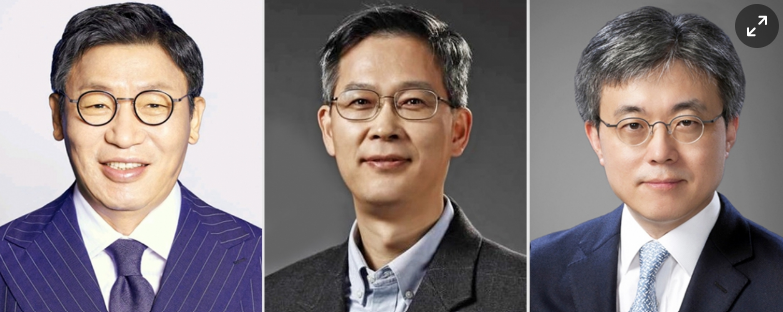
#> input picture 47DAY_데이터 처리/face_picture.png, 783 x 312 px
$ jupyter execute ex_02.ipynb
#> lines starting #> are read from the running program, lines starting #| are printed output that depends on the picture; after the words box and inside, x2 and y2 are one past the last pixel; in counts of white or black regions, pixels touching at a corner belong together
[cell 1]
import cv2
import numpy as np

[cell 2]
# ex)1
image_rectangle = np.ones((400,400), dtype = 'uint8')
cv2.rectangle(image_rectangle, (50,50), (300,300), (255,255,255), -1)
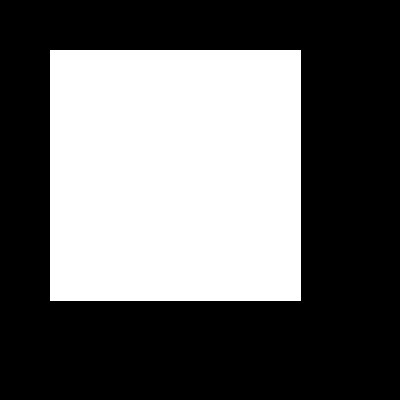
#> image_rectangle: shape (400, 400); values 1 (black) and 255 (white), 39.4% white; 1 white region, box (x1, y1, x2, y2) and area: (50, 50, 301, 301) 63001
cv2.imshow("image show", image_rectangle)
cv2.waitKey(0)

[cell 3]
# ex)2
image_circle = np.ones((400,400), dtype = 'uint8')
cv2.circle(image_circle, (300,300), 70, (255,255,255), -1)
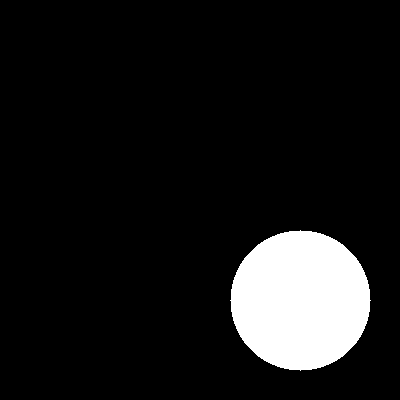
#> image_circle: shape (400, 400); values 1 (black) and 255 (white), 9.6% white; 1 white region, box (x1, y1, x2, y2) and area: (230, 230, 371, 371) 15373
cv2.imshow("image show", image_circle)
cv2.waitKey(0)

[cell 4]
# ex)3
import matplotlib.pyplot as plt

bitwiseAnd = cv2.bitwise_and(image_rectangle, image_circle)
# cv2.imshow("image bitwiseAnd", bitwiseAnd)
cv2.waitKey(0)

bitwiseOr = cv2.bitwise_or(image_rectangle, image_circle)
# cv2.imshow("image bitwiseOr", bitwiseOr)
cv2.waitKey(0)

bitwiseXor = cv2.bitwise_xor(image_rectangle, image_circle)
# cv2.imshow("Xor", bitwiseXor)
cv2.waitKey(0)

rec_not = cv2.bitwise_not(image_rectangle)
# cv2.imshow("rectangle not ", rec_not)
cv2.waitKey(0)


circle_not = cv2.bitwise_not(image_circle)
# cv2.imshow("circle not ", circle_not)
cv2.waitKey(0)

titles = ['bitwiseAnd', 'bitwiseOr', 'bitwiseXor','rec_not', 'circle_not']
images = [bitwiseAnd, bitwiseOr, bitwiseXor, rec_not, circle_not]

for i in range(5):
    plt.subplot(1, 5, i+1)
    plt.imshow(images[i], 'gray')
    plt.title(titles[i])
    plt.xticks([])
    plt.yticks([])
plt.show()
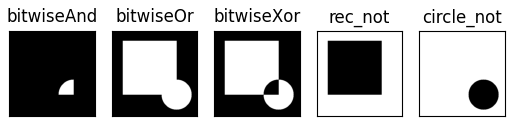
#> figure drawn by matplotlib, 5 panels

[cell 5]
# ex)4 마스킹 과제는 흰색대신 이미지를 넣어주시면 됩니다. (원하는 이미지 혹은 얼굴이미지)
face_cascade = cv2.CascadeClassifier("haarcascade_frontalface_default.xml")

img = cv2.imread('face_picture.png') # 이미지 불러오기
#> img is the input picture: shape (312, 783, 3); mean B, G, R 123.8, 123.2, 133.6

gray = cv2.cvtColor(img, cv2.COLOR_BGR2GRAY) # gray scale로 변환
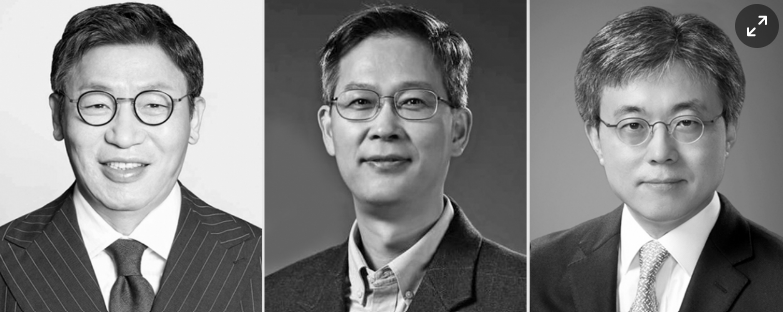
#> gray: shape (312, 783); min 0, max 255, mean 126.4

faces = face_cascade.detectMultiScale(gray, 1.1, 4) # 좌표탐지
#> faces = [[580, 62, 160, 160], [304, 39, 159, 159], [46, 42, 159, 159]]

img_faces = []
for (x, y, w, h) in faces:
    img_faces.append(img[y:(y+h), x:(x+w)]) # 리스트에 각 얼굴 이미지 넣기
    cv2.rectangle(img, (x,y), (x+w, y+h), (0,255,0), 3)
#> this loop made 3 passes
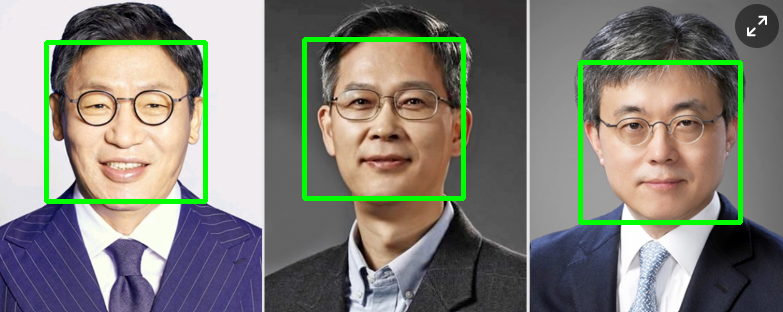
#> img: shape (312, 783, 3); 3.9% of pixels changed, all inside (x1, y1, x2, y2) = (44, 37, 743, 225)
#> after the loop, img_faces = 3 items
# cv2.imshow('show', img)
# cv2.waitKey(0)

mask = np.zeros((683, 1024, 3), dtype='uint8')
cv2.rectangle(mask, (60, 50), (280, 280), (255, 255, 255), -1)
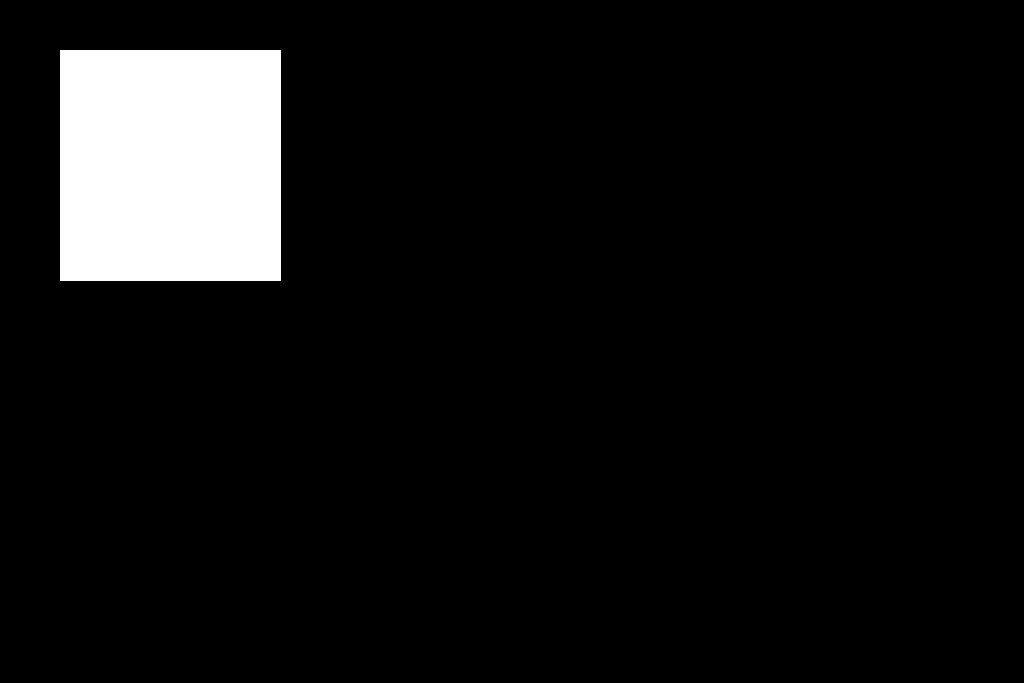
#> mask: shape (683, 1024, 3); 7.3% white; 1 white region, box (x1, y1, x2, y2) and area: (60, 50, 281, 281) 51051
cv2.rectangle(mask, (420, 50), (550, 230), (255, 255, 255), -1)
cv2.rectangle(mask, (750, 50), (920, 280), (255, 255, 255), -1)
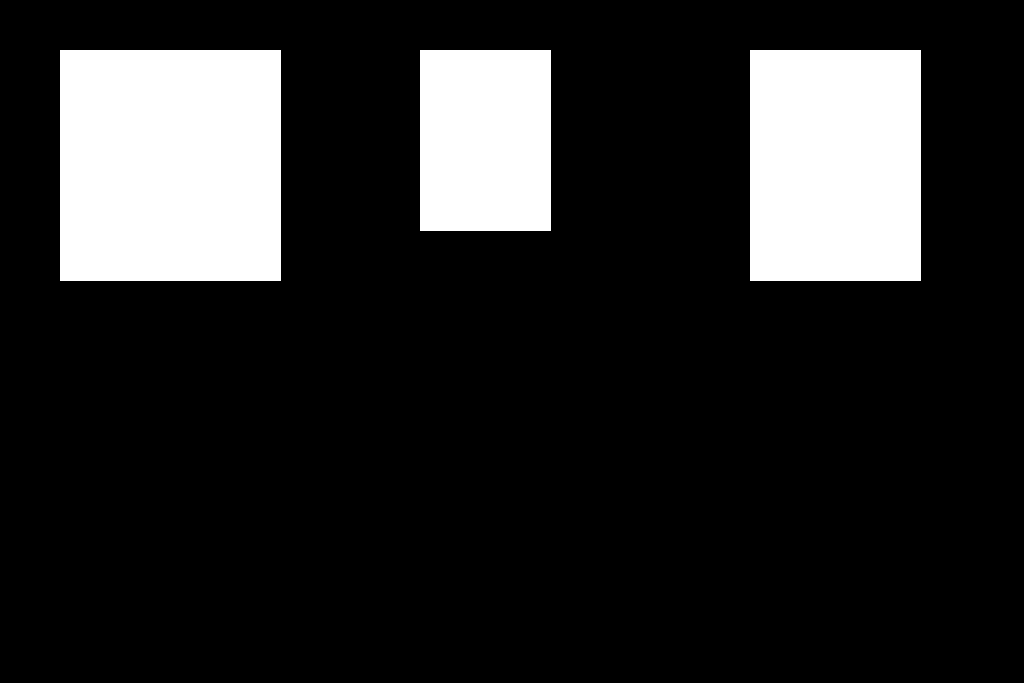
#> mask: shape (683, 1024, 3); 16.3% white; 3 white regions, box (x1, y1, x2, y2) and area: (60, 50, 281, 281) 51051, (750, 50, 921, 281) 39501, (420, 50, 551, 231) 23711
# cv2.imshow("...", mask)
# cv2.waitKey(0)

x_offset = [60, 420, 750] # mask 내 상자 위치 = mask 내 얼굴 이미지의 위치
y_offset = [50, 50, 50] # resize 하기 전이라서 사진과 mask 내 상자 크기와 일치하지 않는다.

x_end = [280, 550, 920]
y_end = [280, 230, 280]

resize_img_faces = []
for i in range(len(img_faces)):
    resize_img_faces.append(cv2.resize(img_faces[i], (x_end[i]-x_offset[i], y_end[i] - y_offset[i]))) # 얼굴 이미지 mask 내 상자 크기에 맞게 resize
    mask[y_offset[i]:y_end[i], x_offset[i]:x_end[i]] = resize_img_faces[i]
#> this loop made 3 passes
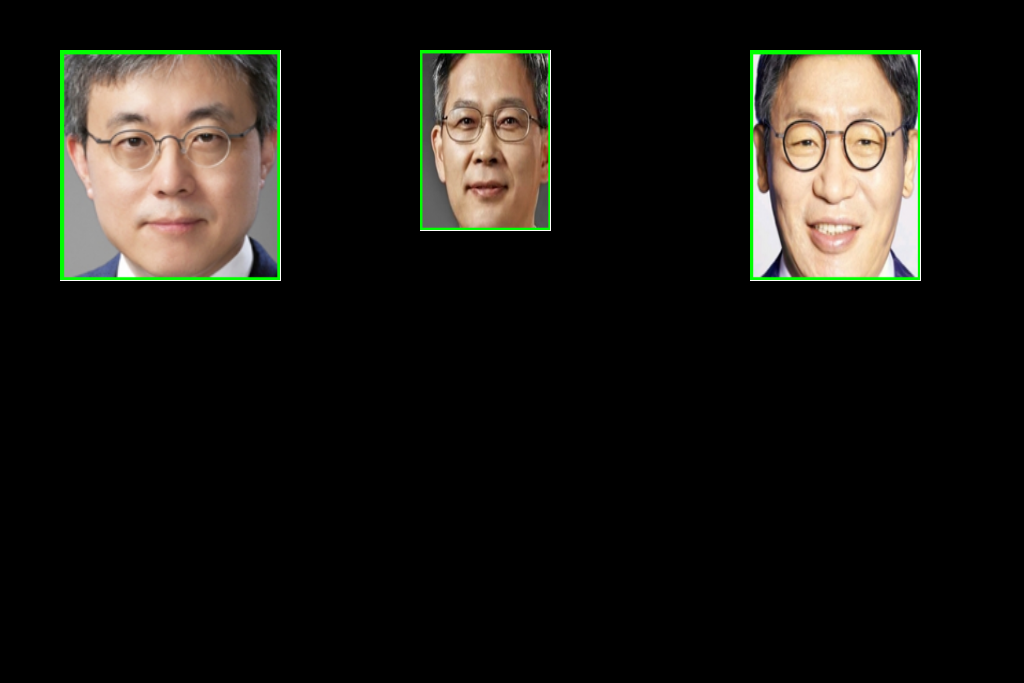
#> mask: shape (683, 1024, 3); 16.17% of pixels changed, all inside (x1, y1, x2, y2) = (60, 50, 920, 280); drawn as B, G, R
#> after the loop, resize_img_faces = 3 items
cv2.imshow("final", mask)
cv2.waitKey(0)
#> Out = 27

$ run again, with 47DAY_데이터 처리/ex_image.png copied over 47DAY_데이터 처리/face_picture.png
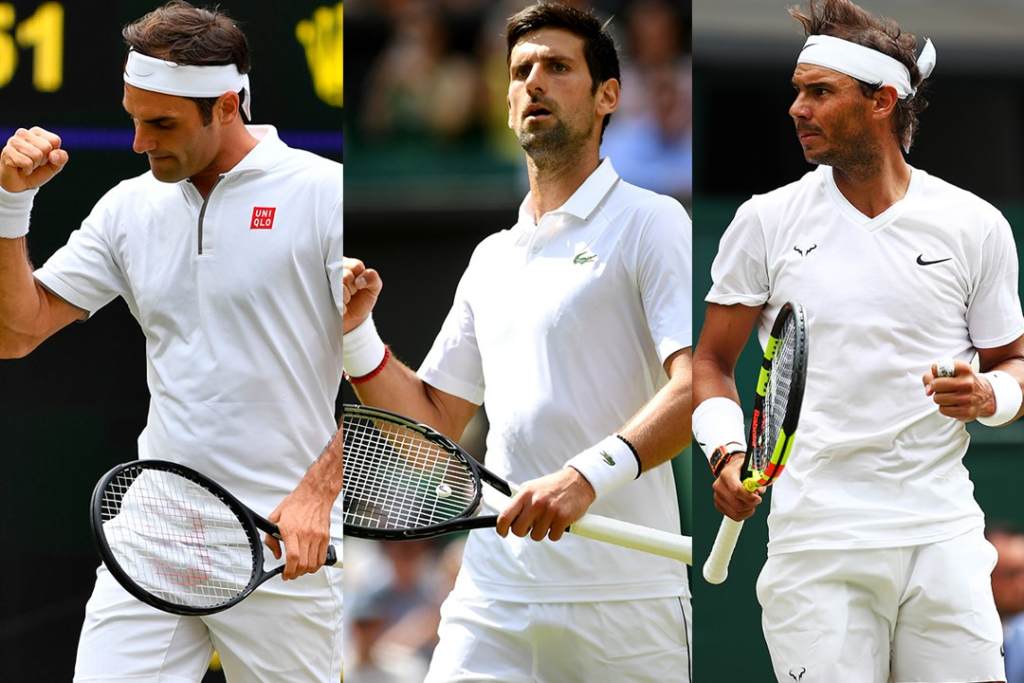
#> input picture 47DAY_데이터 처리/ex_image.png, 1024 x 683 px
#> image_rectangle: shape (400, 400); values 1 (black) and 255 (white), 39.4% white; 1 white region, box (x1, y1, x2, y2) and area: (50, 50, 301, 301) 63001
#> image_circle: shape (400, 400); values 1 (black) and 255 (white), 9.6% white; 1 white region, box (x1, y1, x2, y2) and area: (230, 230, 371, 371) 15373
#> img is the input picture: shape (683, 1024, 3); mean B, G, R 130.2, 135.3, 140.5
#> faces = [[483, 26, 111, 111], [810, 606, 70, 70]]
#> the loop `for (x, y, w, h) in faces:` made 2 passes
#> after the loop `for (x, y, w, h) in faces:`:
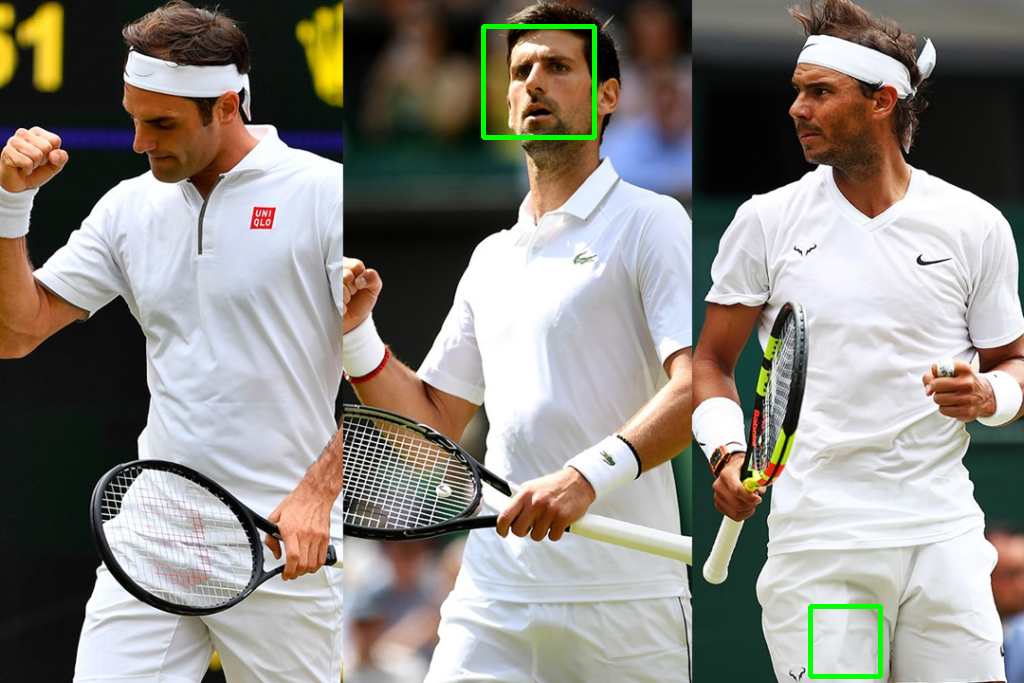
#> img: shape (683, 1024, 3); 0.51% of pixels changed, all inside (x1, y1, x2, y2) = (481, 24, 883, 679)
#> after the loop `for (x, y, w, h) in faces:`: img_faces = 2 items
#> the loop `for i in range(len(img_faces)):` made 2 passes
#> after the loop `for i in range(len(img_faces)):`:
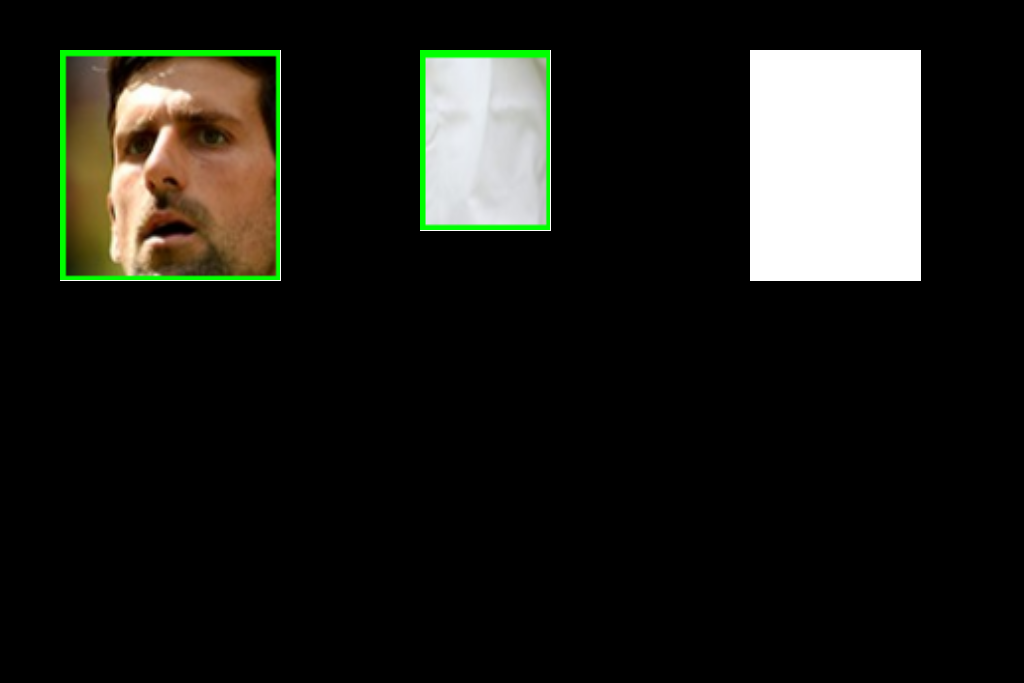
#> mask: shape (683, 1024, 3); mean of channels 0, 1, 2 25.1, 30.1, 29.6; drawn as B, G, R
#> Out = 27

$ run again, with 47DAY_데이터 처리/face.png copied over 47DAY_데이터 처리/face_picture.png
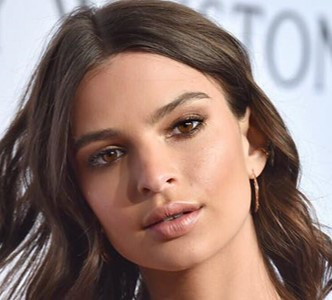
#> input picture 47DAY_데이터 처리/face.png, 332 x 300 px
#> image_rectangle: shape (400, 400); values 1 (black) and 255 (white), 39.4% white; 1 white region, box (x1, y1, x2, y2) and area: (50, 50, 301, 301) 63001
#> image_circle: shape (400, 400); values 1 (black) and 255 (white), 9.6% white; 1 white region, box (x1, y1, x2, y2) and area: (230, 230, 371, 371) 15373
#> img is the input picture: shape (300, 332, 3); mean B, G, R 113.2, 120.1, 143.5
#> faces = [[45, 52, 219, 219]]
#> the loop `for (x, y, w, h) in faces:` made 1 pass
#> after the loop `for (x, y, w, h) in faces:`:
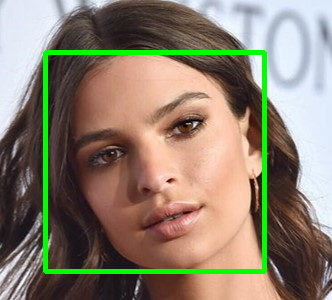
#> img: shape (300, 332, 3); 4.39% of pixels changed, all inside (x1, y1, x2, y2) = (43, 50, 267, 274)
#> after the loop `for (x, y, w, h) in faces:`: img_faces = 1 item
#> the loop `for i in range(len(img_faces)):` made 1 pass
#> after the loop `for i in range(len(img_faces)):`:
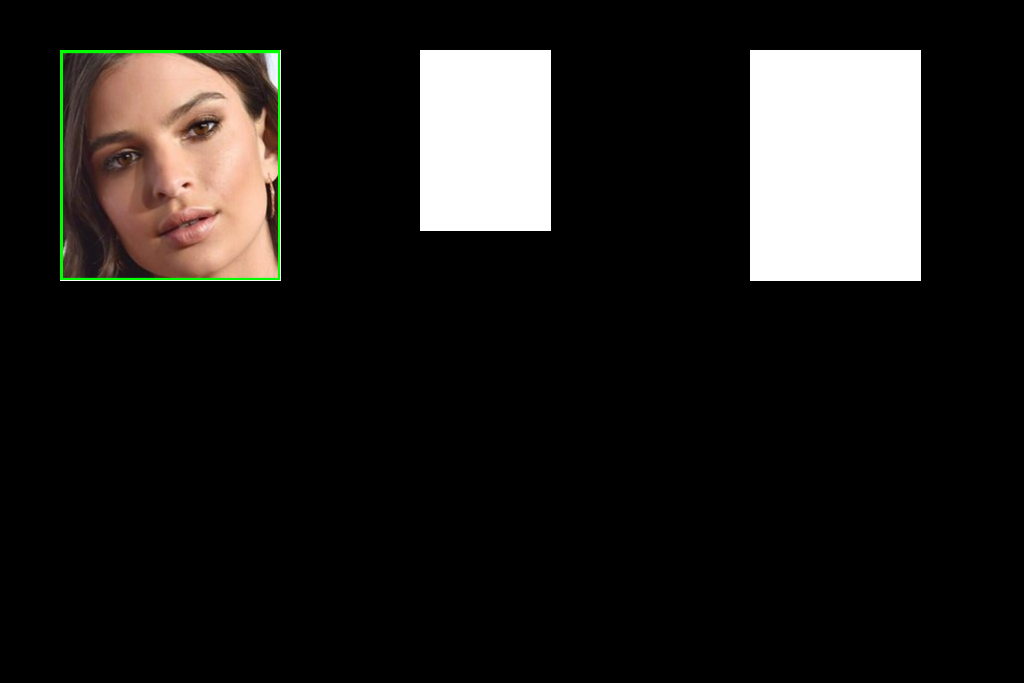
#> mask: shape (683, 1024, 3); mean of channels 0, 1, 2 29.9, 31.9, 33.8; drawn as B, G, R
#> Out = 27
